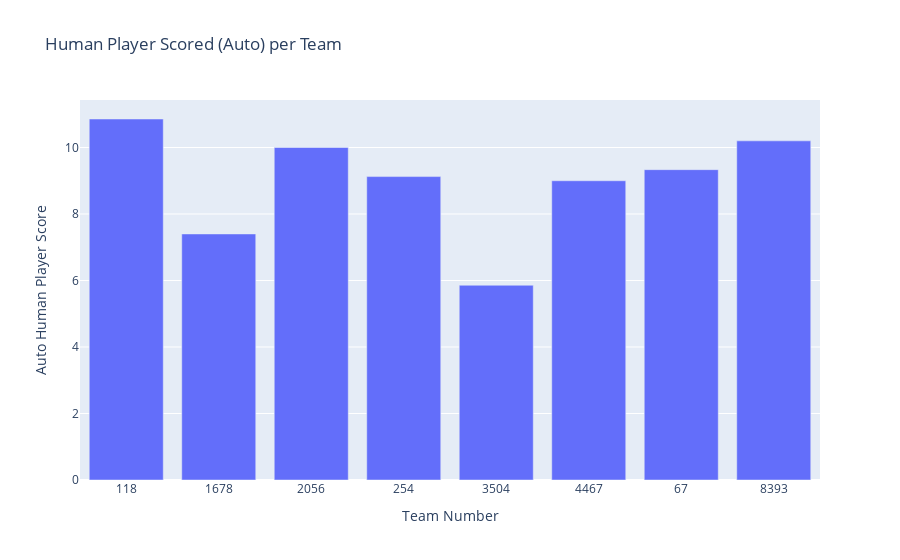

Write notebook code for a chart like this one.
### Code cell
fig = px.bar(avg_overall, y="Auto Human Player Score", title="Human Player Scored (Auto) per Team")
fig.show()

### Figure 1 — Plotly figure (JSON) as saved in the notebook; plotly's stock layout.template omitted (floating-point values rounded to 4 significant figures)
{"data": [{"hovertemplate": "Team Number=%{x}<br>Auto Human Player Score=%{y}<extra></extra>", "legendgroup": "", "marker": {"color": "#636efa", "pattern": {"shape": ""}}, "name": "", "orientation": "v", "showlegend": false, "textposition": "auto", "type": "bar", "x": ["118", "1678", "2056", "254", "3504", "4467", "67", "8393"], "xaxis": "x", "y": [10.86, 7.4, 10.0, 9.125, 5.857, 9.0, 9.333, 10.2], "yaxis": "y"}], "layout": {"barmode": "relative", "legend": {"tracegroupgap": 0}, "title": {"text": "Human Player Scored (Auto) per Team"}, "xaxis": {"anchor": "y", "domain": [0, 1], "title": {"text": "Team Number"}}, "yaxis": {"anchor": "x", "domain": [0, 1], "title": {"text": "Auto Human Player Score"}}}}
